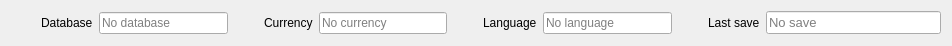
<?xml version="1.0" encoding="UTF-8"?>
<ui version="4.0">
 <class>W_Database_Current_Info</class>
 <widget class="QWidget" name="W_Database_Current_Info">
  <property name="geometry">
   <rect>
    <x>0</x>
    <y>0</y>
    <width>952</width>
    <height>42</height>
   </rect>
  </property>
  <property name="windowTitle">
   <string>Form</string>
  </property>
  <layout class="QHBoxLayout" name="horizontalLayout">
   <item>
    <widget class="QLabel" name="label_14">
     <property name="minimumSize">
      <size>
       <width>24</width>
       <height>24</height>
      </size>
     </property>
     <property name="maximumSize">
      <size>
       <width>24</width>
       <height>24</height>
      </size>
     </property>
     <property name="text">
      <string/>
     </property>
     <property name="pixmap">
      <pixmap resource="../../resources/icons.qrc">:/assets/sqlitebrowser.svg</pixmap>
     </property>
     <property name="scaledContents">
      <bool>true</bool>
     </property>
     <property name="wordWrap">
      <bool>false</bool>
     </property>
    </widget>
   </item>
   <item>
    <widget class="QLabel" name="label_8">
     <property name="text">
      <string>Database</string>
     </property>
    </widget>
   </item>
   <item>
    <widget class="QLineEdit" name="le_name">
     <property name="text">
      <string/>
     </property>
     <property name="readOnly">
      <bool>true</bool>
     </property>
     <property name="placeholderText">
      <string>No database</string>
     </property>
    </widget>
   </item>
   <item>
    <widget class="QLabel" name="label_15">
     <property name="minimumSize">
      <size>
       <width>24</width>
       <height>24</height>
      </size>
     </property>
     <property name="maximumSize">
      <size>
       <width>24</width>
       <height>24</height>
      </size>
     </property>
     <property name="text">
      <string/>
     </property>
     <property name="pixmap">
      <pixmap resource="../../resources/icons.qrc">:/assets/franc.svg</pixmap>
     </property>
     <property name="scaledContents">
      <bool>true</bool>
     </property>
     <property name="wordWrap">
      <bool>false</bool>
     </property>
    </widget>
   </item>
   <item>
    <widget class="QLabel" name="label_11">
     <property name="text">
      <string>Currency</string>
     </property>
    </widget>
   </item>
   <item>
    <widget class="QLineEdit" name="le_currency">
     <property name="readOnly">
      <bool>true</bool>
     </property>
     <property name="placeholderText">
      <string>No currency</string>
     </property>
    </widget>
   </item>
   <item>
    <widget class="QLabel" name="label_16">
     <property name="minimumSize">
      <size>
       <width>24</width>
       <height>24</height>
      </size>
     </property>
     <property name="maximumSize">
      <size>
       <width>24</width>
       <height>24</height>
      </size>
     </property>
     <property name="text">
      <string/>
     </property>
     <property name="pixmap">
      <pixmap resource="../../resources/icons.qrc">:/assets/preferences-desktop-locale.svg</pixmap>
     </property>
     <property name="scaledContents">
      <bool>true</bool>
     </property>
     <property name="wordWrap">
      <bool>false</bool>
     </property>
    </widget>
   </item>
   <item>
    <widget class="QLabel" name="label_12">
     <property name="text">
      <string>Language</string>
     </property>
    </widget>
   </item>
   <item>
    <widget class="QLineEdit" name="le_language">
     <property name="readOnly">
      <bool>true</bool>
     </property>
     <property name="placeholderText">
      <string>No language</string>
     </property>
    </widget>
   </item>
   <item>
    <widget class="QLabel" name="label_17">
     <property name="minimumSize">
      <size>
       <width>24</width>
       <height>24</height>
      </size>
     </property>
     <property name="maximumSize">
      <size>
       <width>24</width>
       <height>24</height>
      </size>
     </property>
     <property name="text">
      <string/>
     </property>
     <property name="pixmap">
      <pixmap resource="../../resources/icons.qrc">:/assets/kfloppy.svg</pixmap>
     </property>
     <property name="scaledContents">
      <bool>true</bool>
     </property>
     <property name="wordWrap">
      <bool>false</bool>
     </property>
    </widget>
   </item>
   <item>
    <widget class="QLabel" name="label_13">
     <property name="text">
      <string>Last save</string>
     </property>
    </widget>
   </item>
   <item>
    <widget class="QLineEdit" name="le_datetime">
     <property name="sizePolicy">
      <sizepolicy hsizetype="Minimum" vsizetype="Maximum">
       <horstretch>0</horstretch>
       <verstretch>0</verstretch>
      </sizepolicy>
     </property>
     <property name="minimumSize">
      <size>
       <width>175</width>
       <height>0</height>
      </size>
     </property>
     <property name="font">
      <font>
       <pointsize>10</pointsize>
      </font>
     </property>
     <property name="text">
      <string/>
     </property>
     <property name="alignment">
      <set>Qt::AlignmentFlag::AlignLeading|Qt::AlignmentFlag::AlignLeft|Qt::AlignmentFlag::AlignVCenter</set>
     </property>
     <property name="readOnly">
      <bool>true</bool>
     </property>
     <property name="placeholderText">
      <string>No save</string>
     </property>
    </widget>
   </item>
  </layout>
 </widget>
 <resources>
  <include location="../../resources/icons.qrc"/>
  <include location="../../resources/icons.qrc"/>
 </resources>
 <connections/>
</ui>
